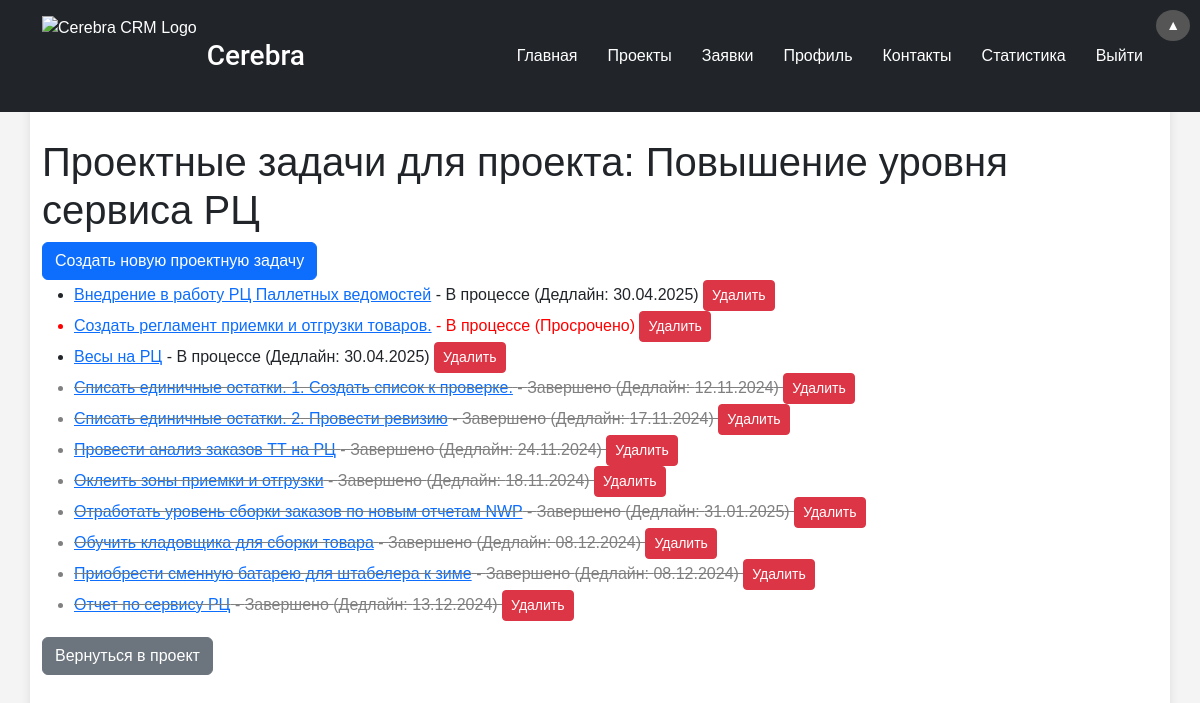
Screenshot of /tasks/project/25/tasks/ (signed in) with the database file from the repository.
### projects/models.py (models this page shows, shortened)
class Project(models.Model):
    STATUS_CHOICES = [
        ('new', 'Новый'),
        ('in_progress', 'В процессе'),
        ('completed', 'Завершенный'),
    ]
    title = models.CharField(max_length=255)
    description = models.TextField(default='', verbose_name="Описание проекта")
    manager = models.ForeignKey(User, on_delete=models.SET_NULL, null=True, blank=True)
    status = models.CharField(max_length=20, choices=STATUS_CHOICES, default='new', editable=False)
    created_at = models.DateTimeField(auto_now_add=True)
    updated_at = models.DateTimeField(auto_now=True)
    end_date = models.DateTimeField(null=True, blank=True , verbose_name="Дата окончания проекта")  # Поле для валидации даты

### tasks/models.py (models this page shows, shortened)
class Task(models.Model):
    STATUS_CHOICES = [
        ('new', 'Новый'),
        ('in_progress', 'В процессе'),
        ('done', 'Завершенный'),
        ('early_completed', 'Завершена досрочно'),
        ('approval_pending', 'В процессе одобрения'),
        ('extension_requested', 'Запрошено продление'),
        ('completed', 'Завершено')
    ]
    title = models.CharField(max_length=255, verbose_name="Название задачи")
    description = models.TextField(verbose_name="Описание задачи", blank=True, null=True)
    project = models.ForeignKey(Project, on_delete=models.CASCADE, related_name='tasks', verbose_name="Проект", null=True, blank=True)
    author = models.ForeignKey(User, on_delete=models.CASCADE, related_name='created_tasks', verbose_name="Автор задачи", null=True, blank=True)
    assignee = models.ForeignKey(User, on_delete=models.CASCADE, related_name='assigned_tasks', verbose_name="Исполнитель", null=True, blank=True)
    observer = models.ForeignKey(User, related_name='observed_tasks', on_delete=models.SET_NULL, null=True, blank=True, verbose_name='Наблюдатель')
    assistant = models.ForeignKey(User, on_delete=models.SET_NULL, null=True, blank=True, related_name='assisting_tasks', verbose_name="Ассистент")
    status = models.CharField(max_length=20, choices=STATUS_CHOICES, verbose_name="Статус задачи", default='new')
    created_at = models.DateTimeField(auto_now_add=True, verbose_name="Дата создания")
    accepted_at = models.DateTimeField(null=True, blank=True, verbose_name="Дата принятия")
    closed_at = models.DateTimeField(null=True, blank=True, verbose_name="Дата закрытия")
    return_count = models.IntegerField(default=0, verbose_name="Количество возвратов на доработку")
    revision_count = models.PositiveIntegerField(default=0, verbose_name="Количество исправлений")
    deadline = models.DateField()
    is_approved = models.BooleanField(default=False, verbose_name="Одобрена инициатором")
    def is_overdue(self):
        return self.deadline and self.deadline < date.today()

### tasks/views.py (the view)
# urls.py: path('project/<int:project_id>/tasks/', views.task_list, name='task_list'),
@login_required
def task_list(request, project_id):
    project = get_object_or_404(Project, id=project_id)
    project_tasks = Task.objects.filter(
        project_id=project_id
    ).filter(
        Q(author=request.user) | Q(assignee=request.user) | Q(task_assistants__user=request.user)
    ).distinct().order_by(
        Case(
            When(status='completed', then=1),
            When(status='early_completed', then=1),  # Досрочно завершённые внизу
            default=0,
            output_field=IntegerField(),
        ),
        'created_at'
    )
    tasks_with_status = []
    for task in project_tasks:
        task.is_assistant = task.task_assistants.filter(user=request.user).exists()
        task.is_observer = task.observer == request.user
        tasks_with_status.append(task)
    return render(request, 'tasks/task_list.html', {
        'tasks': tasks_with_status,
        'project': project
    })

### tasks/templates/tasks/task_list.html (shortened to what this page needs)
{% extends 'base.html' %}
{% block content %}
    <h1>Проектные задачи для проекта: {{ project.title }}</h1>
    <a href="{% url 'task_create' project.id %}" class="btn btn-primary">Создать новую проектную задачу</a>
    <ul>
        {% for task in tasks %}
            <li style="{% if task.status == 'completed' or task.status == 'early_completed' %}text-decoration: line-through; color: gray;{% elif task.is_overdue %}color: red;{% endif %}">
                <a href="{% url 'task_detail' task.id %}">{{ task.title }}</a> -
                {{ task.get_status_display }}
                {% if task.is_overdue and task.status != 'completed' and task.status != 'early_completed' %}
                    (Просрочено)
                {% elif task.deadline %}
                    (Дедлайн: {{ task.deadline|date:"d.m.Y" }})
                {% else %}
                    (Дедлайн не установлен)
                {% endif %}
                {% if request.user == task.author or perms.tasks.delete_task %}
                    <form action="{% url 'delete_task' task.id %}" method="post" style="display:inline;">
                        <button type="submit" class="btn btn-danger btn-sm" onclick="return confirm('Вы уверены, что хотите удалить эту задачу?');">Удалить</button>
                    </form>
                {% endif %}
            </li>
        {% empty %}
            <li>Нет задач для отображения.</li>
        {% endfor %}
    </ul>
    <a href="{% url 'project_detail' project.id %}" class="btn btn-secondary">Вернуться в проект</a>
{% endblock %}

### static/css/styles.css (style rules this page uses)
body { font-family: Arial, sans-serif; background-color: #f4f4f4; height: 100%; margin: 0; padding: 0; display: flex; flex-direction: column; min-height: 100vh; }
form button { padding: 10px 20px; border-radius: 5px; background-color: #4CAF50; color: white; border: none; cursor: pointer; }
form button { padding: 8px 15px; font-size: 0.9rem; }

### rows the page displays
Project: title "Повышение уровня сервиса РЦ"
Task: title "Внедрение в работу РЦ Паллетных ведомостей", status "В процессе", deadline "30.04.2025", shows "Удалить"
Task: title "Создать регламент приемки и отгрузки товаров.", status "В процессе", deadline "(Просрочено)", shows "Удалить"
Task: title "Весы на РЦ", status "В процессе", deadline "30.04.2025", shows "Удалить"
Task: title "Списать единичные остатки. 1. Создать список к проверке.", status "Завершено", deadline "12.11.2024", shows "Удалить"
Task: title "Списать единичные остатки. 2. Провести ревизию", status "Завершено", deadline "17.11.2024", shows "Удалить"
Task: title "Провести анализ заказов ТТ на РЦ", status "Завершено", deadline "24.11.2024", shows "Удалить"
Task: title "Оклеить зоны приемки и отгрузки", status "Завершено", deadline "18.11.2024", shows "Удалить"
Task: title "Отработать уровень сборки заказов по новым отчетам NWP", status "Завершено", deadline "31.01.2025", shows "Удалить"
Task: title "Обучить кладовщика для сборки товара", status "Завершено", deadline "08.12.2024", shows "Удалить"
Task: title "Приобрести сменную батарею для штабелера к зиме", status "Завершено", deadline "08.12.2024", shows "Удалить"
Task: title "Отчет по сервису РЦ", status "Завершено", deadline "13.12.2024", shows "Удалить"
